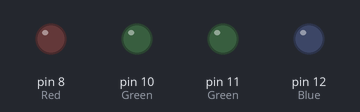
The sketch below on a simulated Arduino Uno, built with avr-gcc and run on an emulated ATmega328P. Shown: output pins drawn as LEDs (lit = HIGH).

Above: at 36.0 s.
Timing chart, 0 to 36.3 s (numbered marks = the images above):
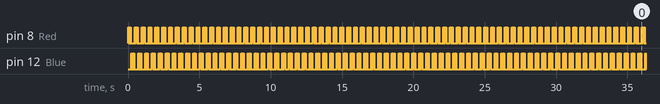

Measured:
- by itself, pin 8 (Red), pin 12 (Blue): repeats every 0.48 s: 2 × (LOW 0.04 s, HIGH 0.04 s), LOW 0.28 s, HIGH 0.04 s

The sketch:

police-strobe.ino
```cpp
void setup() {
  pinMode(8, OUTPUT);  // Red
  pinMode(12, OUTPUT); // Blue
  pinMode(10, OUTPUT); // Green
  pinMode(11, OUTPUT); // Green
}

void loop() {
  // Rapid Red flash
  for(int i=0; i<3; i++) {
    digitalWrite(8, HIGH); delay(40); digitalWrite(8, LOW); delay(40);
  }
  // Rapid Blue flash
  for(int i=0; i<3; i++) {
    digitalWrite(12, HIGH); delay(40); digitalWrite(12, LOW); delay(40);
  }
}
```
